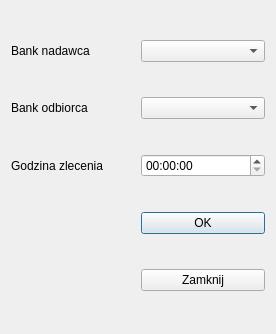
<?xml version="1.0" encoding="UTF-8"?>
<ui version="4.0">
 <class>CzasPrzelewu</class>
 <widget class="QDialog" name="CzasPrzelewu">
  <property name="geometry">
   <rect>
    <x>0</x>
    <y>0</y>
    <width>276</width>
    <height>334</height>
   </rect>
  </property>
  <property name="windowTitle">
   <string>O której przelew</string>
  </property>
  <layout class="QGridLayout" name="gridLayout">
   <item row="0" column="0">
    <widget class="QLabel" name="lab_bank_nad">
     <property name="text">
      <string>Bank nadawca</string>
     </property>
    </widget>
   </item>
   <item row="0" column="1">
    <widget class="QComboBox" name="bank_nadawca"/>
   </item>
   <item row="1" column="0">
    <widget class="QLabel" name="lab_bank_odb">
     <property name="text">
      <string>Bank odbiorca</string>
     </property>
    </widget>
   </item>
   <item row="1" column="1">
    <widget class="QComboBox" name="bank_odbiorca"/>
   </item>
   <item row="2" column="0">
    <widget class="QLabel" name="lab_czas_zlec">
     <property name="text">
      <string>Godzina zlecenia</string>
     </property>
    </widget>
   </item>
   <item row="2" column="1">
    <widget class="QTimeEdit" name="timeEdit"/>
   </item>
   <item row="3" column="1">
    <widget class="QPushButton" name="butt_ok">
     <property name="text">
      <string>OK</string>
     </property>
    </widget>
   </item>
   <item row="4" column="1">
    <widget class="QPushButton" name="butt_close">
     <property name="text">
      <string>Zamknij</string>
     </property>
    </widget>
   </item>
  </layout>
 </widget>
 <resources/>
 <connections/>
</ui>
